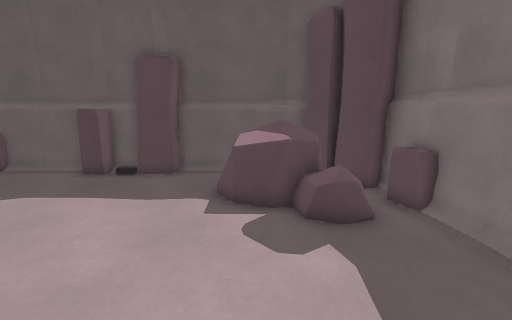
View 1 (above)

12 first-person views from a walk through a 3-D level made in the Godot game engine. The camera is 1.3 m above the floor, tilts 10° down and sees 90° across. The floor is counted in squares, 0.5 m on a side. Each view is taken from the middle of a square. On the plan, view 1 faces up. The plan holds only what a view shows up to about 18 squares ahead; the rest is blank.

View 2
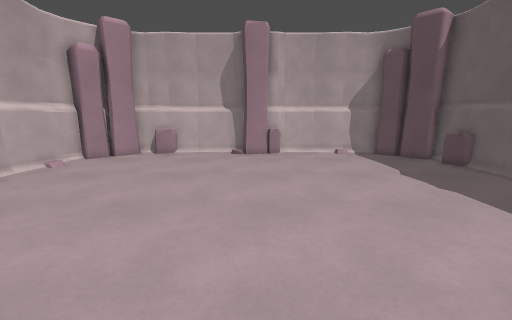

View 3
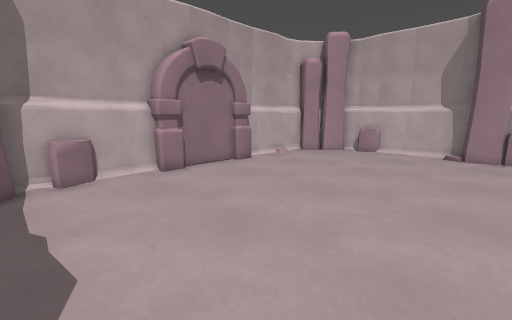

View 4
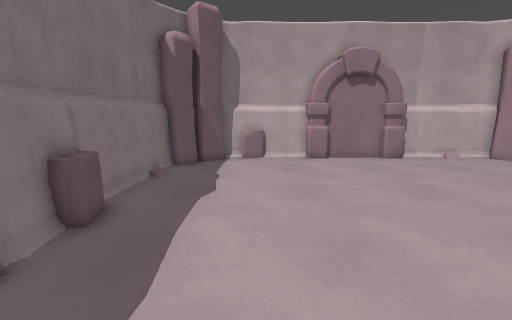

View 5
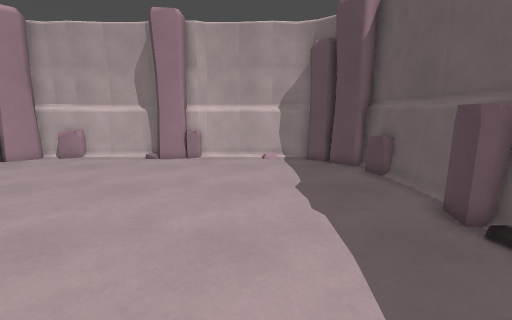

View 6
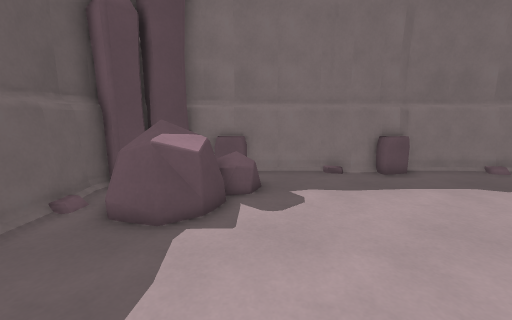

View 7
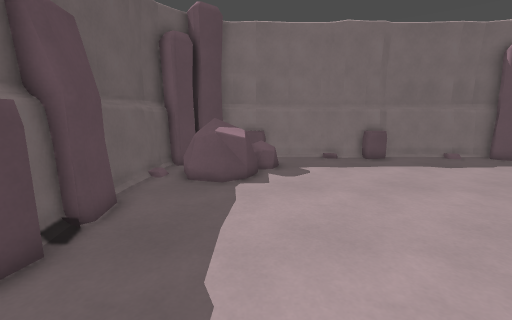

View 8
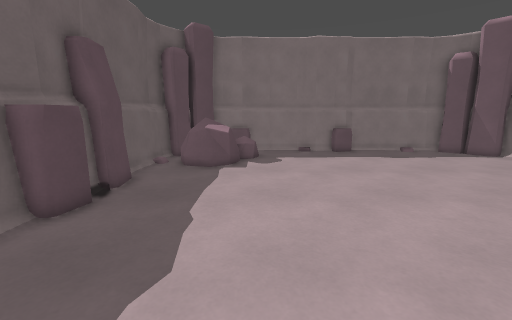

View 9
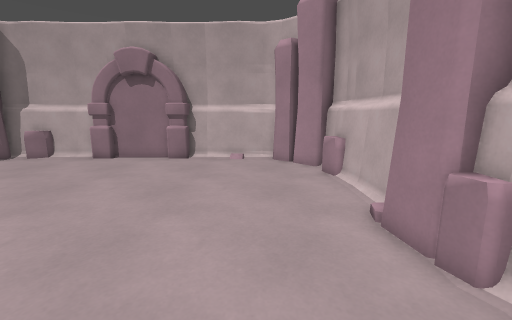

View 10
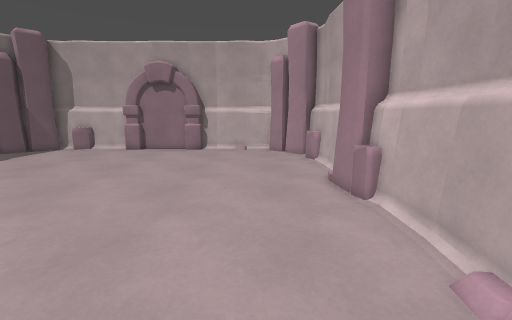

View 11
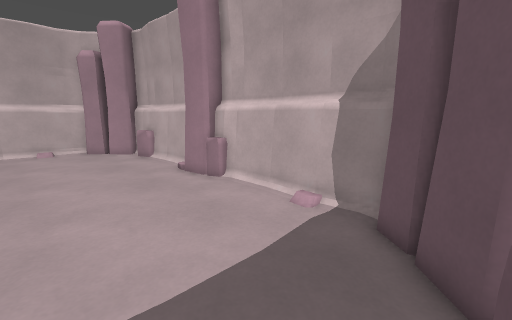

View 12
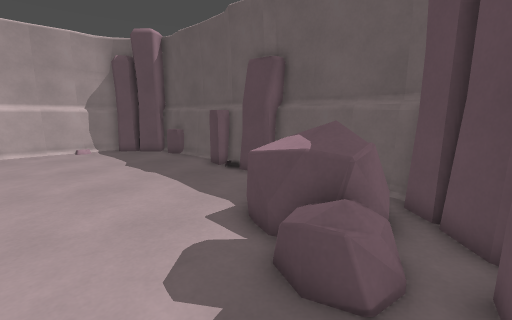

### Floor plan
Key: @ floor where view 1 was taken; # wall or solid block; . main floor; : floor 0.25 m higher than the main floor; = window, fence, low wall or low ledge; R rock; O other object.
Columns run from 17 left of view 1 to 5 right of it. Each row starts with its distance up from view 1.
 12   ######### #########
 11  ###==...#####..  .###
 10 ###.............RRRR###
  9 ##..............RRRR.##
  8 #...............RRRR.=#
  7 #...............RRRR:=#
  6 #..................O..#
  5 #.....................#
  4 #.....................#
  3 #.....................#
  2 ##...................=#
  1 ##...................=#
  0 ##...............@...=#
 -1 #....................=#
 -2 #.....................#
 -3 #.....................#
 -4 #.....................#
 -5 #=....................#
 -6 #=....................#
 -7 ##...................##
 -8 ###.................###
 -9  ###....#######..==###
-10   ########   #######

Where each view was taken, in squares from view 1:
view 1: 0 up, 0 right, facing up
view 2: 1 up, 1 right, facing left
view 3: 2 up, 2 right, facing down-left
view 4: 6 up, 0 right, facing down
view 5: 6 up, 1 left, facing left
view 6: 6 up, 7 left, facing right
view 7: 7 up, 11 left, facing right
view 8: 6 up, 14 left, facing right
view 9: 6 up, 13 left, facing down
view 10: 10 up, 13 left, facing down
view 11: 11 up, 10 left, facing down-left
view 12: 3 up, 4 right, facing up-left
